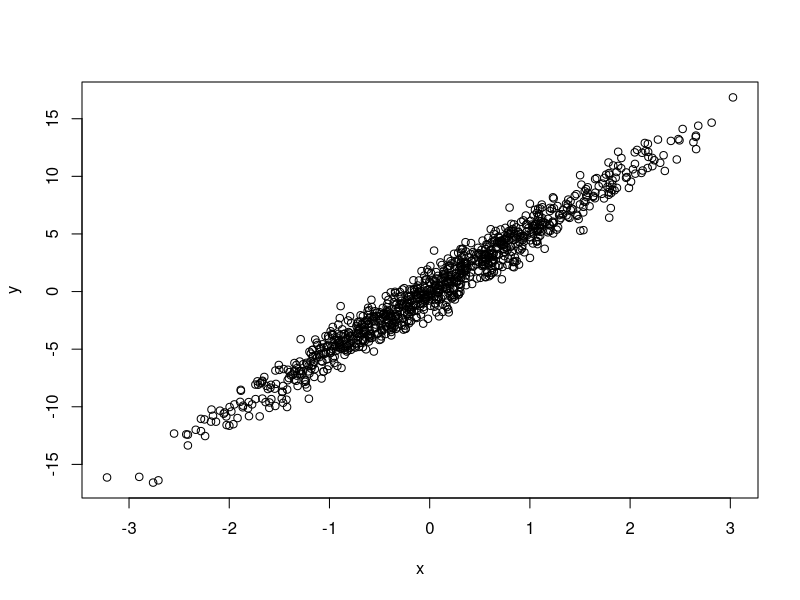

R code for this plot: (Note: this script raises an error after producing the figure.)
library(tidyverse)
library(psych)

N <- 1000
b <- 5.25

data_df <- tibble(x = rnorm(N),
                  y = b * x + rnorm(N)
)

plot(data_df)

pca_fit <- princomp(~ x + y, data = data_df)

summary(pca_fit)

# loadings
loadings(pca_fit)

data_df %>% 
  ggplot(aes(x, y)) + geom_point() +
  geom_abline(intercept = 0.18, y)


basis_1 <- 5 * rbind(c(0, 0), 
                 loadings(pca_fit)[,'Comp.1'])

basis_2 <- rbind(c(0, 0), 
                 loadings(pca_fit)[,'Comp.2']) 


plot(data_df, xlim = c(-1, 1), ylim = c(-1, 1))
lines(basis_1, type='l', col='red') 
lines(basis_2, type='l', col='green')


# Some psych data ---------------------------------------------------------

data(bfi, package = 'psych')

bfi %>% 
  select(A1:O5) %>% 
  # reverse code selected items
  mutate_at(c('A1', 'C4', 'C5', 'E1', 'E2', 'O2', 'O5'),
            ~ 7 - .) %>% 
  as.matrix() %>% 
  cor(use = 'complete.obs') %>% 
  as.data.frame() %>% 
  rownames_to_column('x') %>% 
  gather(y, cov, -x) %>% 
  ggplot(mapping = aes(x = x, y = y, fill = cov)) +
  geom_tile(colour = 'white') +
  scale_fill_gradient(low = "white", high = "steelblue")


bfi_df <- select(bfi, A1:O5) %>% na.omit()

fit <- princomp(bfi_df, cor=TRUE)
summary(fit)


# Exploratory Factor analysis ----------------------------------------------------------------

f5 <- fa(bfi_df , nfactors = 5, fm="minres", rotate = 'varimax')
print(loadings, cutoff = 0.3)

fa.diagram(f5)

f5 <- fa(bfi_df , nfactors = 5, fm="minres", rotate = 'oblimin')
print(loadings, cutoff = 0.3)

fa.diagram(f5)